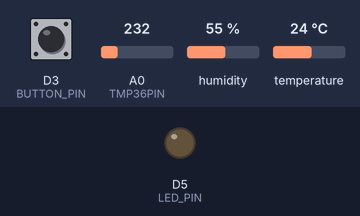
This sketch was run on a simulated Arduino MKR. On the bench: output pins drawn as LEDs (lit = HIGH). Inputs (shaded band) come from the test bench; at power-on: D3 (BUTTON_PIN) LOW, A0 (TMP36PIN) = 232, humidity 55 %, temperature 24 °C. WiFi joins after 1.5 s; servers stay silent unless stated; what the sketch prints to the serial monitor is not drawn.

Above: at 4.2 s.
4.3 s: D3 (BUTTON_PIN) pulled HIGH for 0.15 s
At 4.8 s:
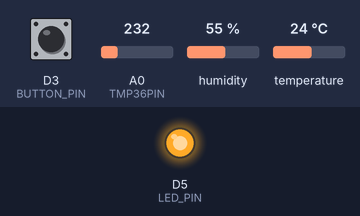
5.9 s: D3 (BUTTON_PIN) pulled HIGH for 1 s
At 8.1 s:
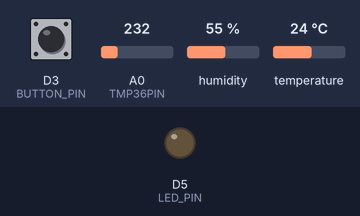
8.4 s: D3 (BUTTON_PIN) pulled HIGH for 3.2 s
At 12.1 s:
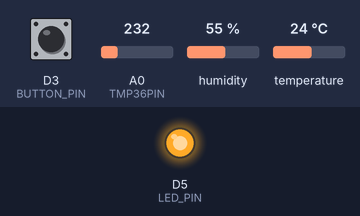
Timing chart, 0 to 13.6 s (numbered marks = the images above; inputs shaded):
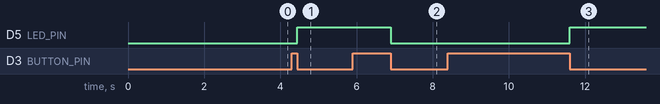

Measured:
- after the input at 4.3 s, D5 (LED_PIN): LOW → HIGH after 0.15 s
- after the input at 5.9 s, D5 (LED_PIN): HIGH → LOW after 1.0 s
- after the input at 8.4 s, D5 (LED_PIN): LOW → HIGH after 3.2 s

The sketch:

data_collectionv4.ino
```cpp
#include <ArduinoIoTCloud.h>
#include <Arduino_ConnectionHandler.h>
#include <WiFiNINA.h>
#include <DHT.h>

#define DHTPIN 2
#define DHTTYPE DHT22
#define TMP36PIN A0
#define BUTTON_PIN 3
#define LED_PIN 5

const char ssid[] = "#####";
const char pass[] = "*****";

DHT dht(DHTPIN, DHTTYPE);

float dht22_temperature;
float dht22_humidity;
float tmp36_temperature;

bool collectingData = false;  // Flag to check if data collection is active

// Arduino Cloud Setup
WiFiConnectionHandler ArduinoIoTPreferredConnection(ssid, pass);

void initProperties() {
  ArduinoCloud.addProperty(dht22_temperature, READ, ON_CHANGE, NULL);
  ArduinoCloud.addProperty(dht22_humidity, READ, ON_CHANGE, NULL);
  ArduinoCloud.addProperty(tmp36_temperature, READ, ON_CHANGE, NULL);
}

void setup() {
  Serial.begin(9600);
  delay(1500);

  pinMode(BUTTON_PIN, INPUT);
  pinMode(LED_PIN, OUTPUT);

  initProperties();

  ArduinoCloud.begin(ArduinoIoTPreferredConnection);
  setDebugMessageLevel(2);
  ArduinoCloud.printDebugInfo();

  dht.begin();
}

void loop() {
  ArduinoCloud.update();

  if (digitalRead(BUTTON_PIN) == HIGH) {
    delay(50);
    while (digitalRead(BUTTON_PIN) == HIGH)
      ;

    collectingData = !collectingData;  // Toggle data collection state

    if (collectingData) {
      digitalWrite(LED_PIN, HIGH);
    } else {
      digitalWrite(LED_PIN, LOW);
    }


  }

  if (collectingData) {
    dht22_temperature = dht.readTemperature();
    dht22_humidity = dht.readHumidity();
    tmp36_temperature = (analogRead(TMP36PIN) * (5.0 / 1023.0) - 0.5) * 100.0;

    Serial.print("DHT22 Temperature: ");
    Serial.print(dht22_temperature);
    Serial.println(" °C");

    Serial.print("DHT22 Humidity: ");
    Serial.print(dht22_humidity);
    Serial.println(" %");

    Serial.print("TMP36 Temperature: ");
    Serial.print(tmp36_temperature);
    Serial.println(" °C");


  }
}
```
